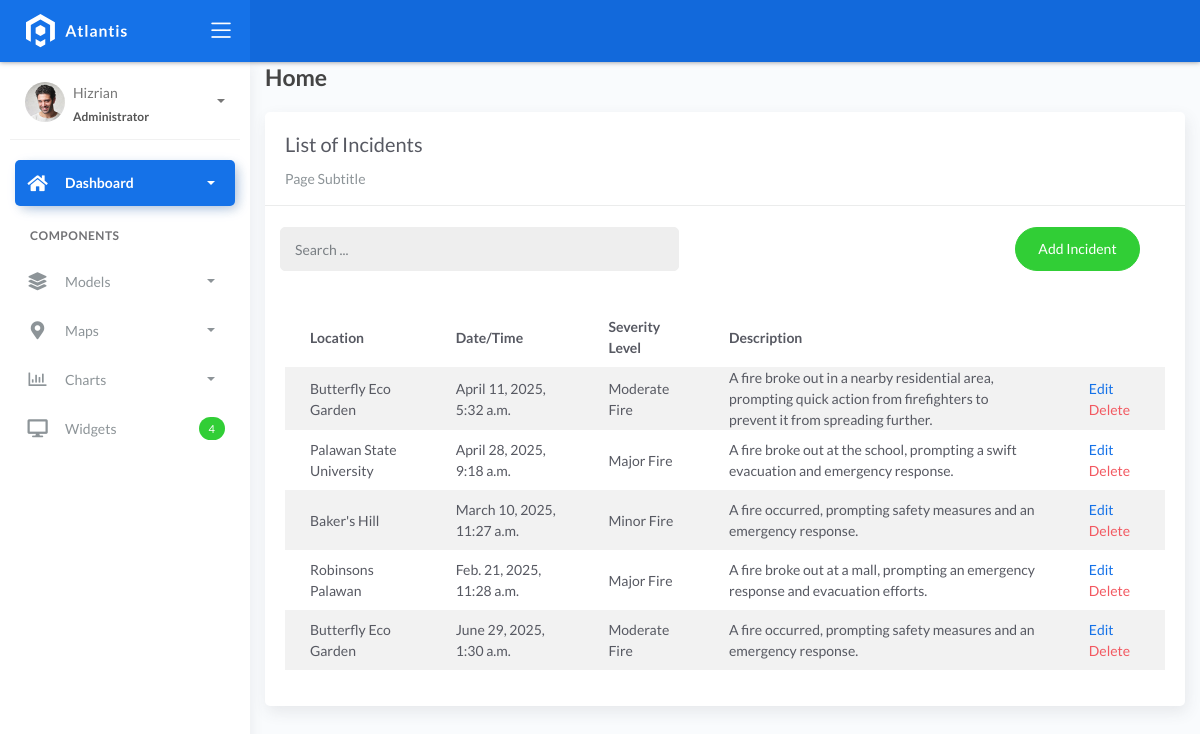
Screenshot of /incident_list/ with the database file from the repository.
### fire/models.py (models this page shows)
class BaseModel(models.Model):
    created_at = models.DateTimeField(auto_now_add=True, db_index=True)
    updated_at = models.DateTimeField(auto_now=True)
    class Meta:
        abstract = True

class Incident(BaseModel):
    SEVERITY_CHOICES = (
        ('Minor Fire', 'Minor Fire'),
        ('Moderate Fire', 'Moderate Fire'),
        ('Major Fire', 'Major Fire'),
    )
    location = models.ForeignKey(Locations, on_delete=models.CASCADE)
    date_time = models.DateTimeField(blank=True, null=True)
    severity_level = models.CharField(max_length=45, choices=SEVERITY_CHOICES)
    description = models.CharField(max_length=250)

class Locations(BaseModel):
    name = models.CharField(max_length=150)
    latitude = models.DecimalField(
        max_digits=22, decimal_places=16, null=True, blank=True)
    longitude = models.DecimalField(
        max_digits=22, decimal_places=16, null=True, blank=True)
    address = models.CharField(max_length=150)
    city = models.CharField(max_length=150)  # can be in separate table
    country = models.CharField(max_length=150)  # can be in separate table
    def __str__(self):
        return self.name

### fire/views.py (the view)
# urls.py: path('incident_list/', a.IncidentList.as_view(), name='incident-list'),
class IncidentList(ListView):
    model = Incident
    context_object_name = 'incident'
    template_name = 'incident_list.html'
    paginate_by = 5
    def get_queryset(self, *args, **kwargs):
        qs = super(IncidentList, self).get_queryset(*args, **kwargs)
        if self.request.GET.get("q") != None:
            query = self.request.GET.get('q')
            qs = qs.filter(Q(name__icontains=query) |
                        Q(description__icontains=query))
        return qs

### templates/incident_list.html (shortened to what this page needs)
{% extends 'base.html' %} {% load static %} {% block content %}
<div class="content">
    <div class="container-fluid">
        <h4 class="page-title">Home</h4>
        <div class="row">
            <div class="col-md-12">
                <div class="card">
                    <div class="card-header">
                        <div class="card-title">List of Incidents</div>
                        <div class="card-category">Page Subtitle</div>
                    </div>
                    <br>
                        <div class="col-md-12 row">
                            <div class="col-md-6">
                                <form class="navbar-left navbar-form nav-search mr-md-3" action="{% url 'incident-list' %}">
                                    <div class="input-group">
                                        <input type="text" placeholder="Search ..." class="form-control" name="q">
                                        <div class="input-group-append">
                                        <span class="input-group-text">
                                        </span>
                                        </div>
                                    </div>
                                </form>
                            </div>
                            <div class="col-md-6">
                                <div class="pull-right">
                                    <a href="{% url 'incident-add' %}" class="btn btn-success btn-rounded">Add Incident</a>
                                </div>
                            </div>
                        </div>
                    <div class="card-body">
                        <table class="table table-striped mt-3">
                            <thead>
                                <tr>
                                    <th scope="col">Location</th>
                                    <th scope="col">Date/Time</th>
                                    <th scope="col">Severity Level</th>
                                    <th scope="col">Description</th>
                                </tr>
                            </thead>
                            <tbody>
                                {% for object in object_list %}
                                <tr>
                                    <td>{{ object.location }}</td>
                                    <td>{{ object.date_time }}</td>
                                    <td>{{ object.severity_level }}</td>
                                    <td>{{ object.description }}</td>
                                    <td>
                                        <a href="/incident_list/{{ object.id }}">Edit</a>
                                        <a href="/incident_list/{{ object.id }}/delete" class="text-danger">Delete</a>
                                    </td>
                                </tr>
                                {% empty %}
                                <tr>
                                    <td colspan="4" style="text-align: center">
                                    <p class="text-sm font-weight-bold mb-0">No Records Found</p>
                                    </td>
                                </tr>
                                {% endfor %}
                            </tbody>
                        </table>
                    </div>
                </div>
            </div>
        </div>
    </div>
</div>
{% endblock %}

### rows the page displays
Incident: location "Butterfly Eco Garden", date_time "April 11, 2025, 5:32 a.m.", severity_level "Moderate Fire", description "A fire broke out in a nearby residential area, prompting quick action from firefighters to prevent it from spreading further."
Incident: location "Palawan State University", date_time "April 28, 2025, 9:18 a.m.", severity_level "Major Fire", description "A fire broke out at the school, prompting a swift evacuation and emergency response."
Incident: location "Baker's Hill", date_time "March 10, 2025, 11:27 a.m.", severity_level "Minor Fire", description "A fire occurred, prompting safety measures and an emergency response."
Incident: location "Robinsons Palawan", date_time "Feb. 21, 2025, 11:28 a.m.", severity_level "Major Fire", description "A fire broke out at a mall, prompting an emergency response and evacuation efforts."
Incident: location "Butterfly Eco Garden", date_time "June 29, 2025, 1:30 a.m.", severity_level "Moderate Fire", description "A fire occurred, prompting safety measures and an emergency response."
